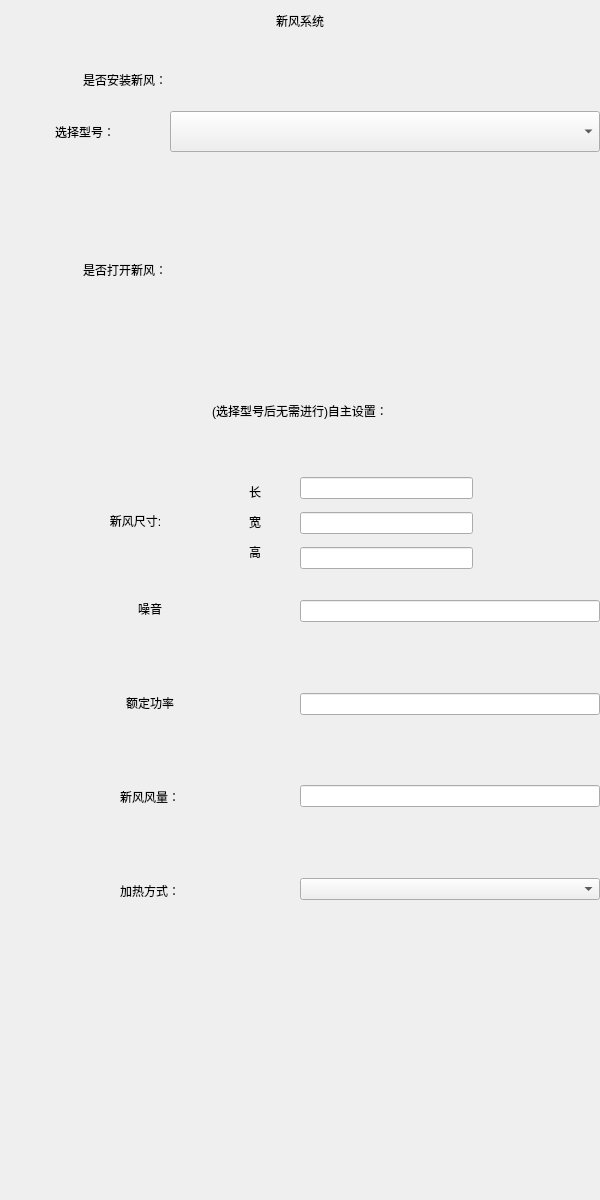
<?xml version="1.0" encoding="UTF-8"?>
<ui version="4.0">
 <class>designnewwind</class>
 <widget class="QWidget" name="designnewwind">
  <property name="geometry">
   <rect>
    <x>0</x>
    <y>0</y>
    <width>600</width>
    <height>1200</height>
   </rect>
  </property>
  <property name="windowTitle">
   <string>Form</string>
  </property>
  <widget class="QWidget" name="widget" native="true">
   <property name="enabled">
    <bool>true</bool>
   </property>
   <property name="geometry">
    <rect>
     <x>0</x>
     <y>0</y>
     <width>600</width>
     <height>1200</height>
    </rect>
   </property>
   <widget class="QWidget" name="sizedesign" native="true">
    <property name="geometry">
     <rect>
      <x>300</x>
      <y>470</y>
      <width>173</width>
      <height>106</height>
     </rect>
    </property>
    <layout class="QVBoxLayout" name="verticalLayout">
     <item>
      <widget class="UnitQLineEdit" name="lineEdit">
       <property name="styleSheet">
        <string notr="true"/>
       </property>
       <property name="text">
        <string notr="true"/>
       </property>
       <property name="alignment">
        <set>Qt::AlignLeading|Qt::AlignLeft|Qt::AlignVCenter</set>
       </property>
       <property name="readOnly">
        <bool>false</bool>
       </property>
      </widget>
     </item>
     <item>
      <widget class="UnitQLineEdit" name="lineEdit_2">
       <property name="styleSheet">
        <string notr="true"/>
       </property>
       <property name="text">
        <string notr="true"/>
       </property>
       <property name="alignment">
        <set>Qt::AlignLeading|Qt::AlignLeft|Qt::AlignVCenter</set>
       </property>
       <property name="readOnly">
        <bool>false</bool>
       </property>
      </widget>
     </item>
     <item>
      <widget class="UnitQLineEdit" name="lineEdit_3">
       <property name="styleSheet">
        <string notr="true"/>
       </property>
       <property name="text">
        <string notr="true"/>
       </property>
       <property name="alignment">
        <set>Qt::AlignLeading|Qt::AlignLeft|Qt::AlignVCenter</set>
       </property>
       <property name="readOnly">
        <bool>false</bool>
       </property>
      </widget>
     </item>
    </layout>
   </widget>
   <widget class="QLabel" name="label_2">
    <property name="geometry">
     <rect>
      <x>240</x>
      <y>480</y>
      <width>30</width>
      <height>24</height>
     </rect>
    </property>
    <property name="styleSheet">
     <string notr="true">font: 18pt &quot;楷体&quot;;</string>
    </property>
    <property name="text">
     <string>长</string>
    </property>
    <property name="alignment">
     <set>Qt::AlignCenter</set>
    </property>
   </widget>
   <widget class="QLabel" name="label_6">
    <property name="geometry">
     <rect>
      <x>240</x>
      <y>510</y>
      <width>30</width>
      <height>24</height>
     </rect>
    </property>
    <property name="styleSheet">
     <string notr="true">font: 18pt &quot;楷体&quot;;</string>
    </property>
    <property name="text">
     <string>宽</string>
    </property>
    <property name="alignment">
     <set>Qt::AlignCenter</set>
    </property>
   </widget>
   <widget class="QLabel" name="label">
    <property name="geometry">
     <rect>
      <x>70</x>
      <y>500</y>
      <width>131</width>
      <height>41</height>
     </rect>
    </property>
    <property name="styleSheet">
     <string notr="true">font: 18pt &quot;楷体&quot;;</string>
    </property>
    <property name="text">
     <string>新风尺寸:</string>
    </property>
    <property name="alignment">
     <set>Qt::AlignCenter</set>
    </property>
   </widget>
   <widget class="QLabel" name="label_10">
    <property name="geometry">
     <rect>
      <x>0</x>
      <y>111</y>
      <width>170</width>
      <height>41</height>
     </rect>
    </property>
    <property name="styleSheet">
     <string notr="true">font: 18pt &quot;楷体&quot;;</string>
    </property>
    <property name="text">
     <string>选择型号：</string>
    </property>
    <property name="alignment">
     <set>Qt::AlignCenter</set>
    </property>
   </widget>
   <widget class="QLabel" name="label_13">
    <property name="geometry">
     <rect>
      <x>0</x>
      <y>390</y>
      <width>600</width>
      <height>41</height>
     </rect>
    </property>
    <property name="styleSheet">
     <string notr="true">font: 18pt &quot;楷体&quot;;</string>
    </property>
    <property name="text">
     <string>(选择型号后无需进行)自主设置：</string>
    </property>
    <property name="alignment">
     <set>Qt::AlignCenter</set>
    </property>
   </widget>
   <widget class="QWidget" name="widget_2" native="true">
    <property name="geometry">
     <rect>
      <x>0</x>
      <y>600</y>
      <width>300</width>
      <height>300</height>
     </rect>
    </property>
    <layout class="QVBoxLayout" name="verticalLayout_2">
     <item>
      <widget class="QLabel" name="label_3">
       <property name="styleSheet">
        <string notr="true">font: 18pt &quot;楷体&quot;;</string>
       </property>
       <property name="text">
        <string>噪音</string>
       </property>
       <property name="alignment">
        <set>Qt::AlignCenter</set>
       </property>
      </widget>
     </item>
     <item>
      <spacer name="verticalSpacer">
       <property name="orientation">
        <enum>Qt::Vertical</enum>
       </property>
       <property name="sizeHint" stdset="0">
        <size>
         <width>20</width>
         <height>40</height>
        </size>
       </property>
      </spacer>
     </item>
     <item>
      <widget class="QLabel" name="label_5">
       <property name="styleSheet">
        <string notr="true">font: 18pt &quot;楷体&quot;;</string>
       </property>
       <property name="text">
        <string>额定功率</string>
       </property>
       <property name="alignment">
        <set>Qt::AlignCenter</set>
       </property>
      </widget>
     </item>
     <item>
      <spacer name="verticalSpacer_3">
       <property name="orientation">
        <enum>Qt::Vertical</enum>
       </property>
       <property name="sizeHint" stdset="0">
        <size>
         <width>20</width>
         <height>40</height>
        </size>
       </property>
      </spacer>
     </item>
     <item>
      <widget class="QLabel" name="label_8">
       <property name="styleSheet">
        <string notr="true">font: 18pt &quot;楷体&quot;;</string>
       </property>
       <property name="text">
        <string>新风风量：</string>
       </property>
       <property name="alignment">
        <set>Qt::AlignCenter</set>
       </property>
      </widget>
     </item>
     <item>
      <spacer name="verticalSpacer_5">
       <property name="orientation">
        <enum>Qt::Vertical</enum>
       </property>
       <property name="sizeHint" stdset="0">
        <size>
         <width>20</width>
         <height>40</height>
        </size>
       </property>
      </spacer>
     </item>
     <item>
      <widget class="QLabel" name="label_12">
       <property name="styleSheet">
        <string notr="true">font: 18pt &quot;楷体&quot;;</string>
       </property>
       <property name="text">
        <string>加热方式：</string>
       </property>
       <property name="alignment">
        <set>Qt::AlignCenter</set>
       </property>
      </widget>
     </item>
    </layout>
   </widget>
   <widget class="QWidget" name="widget_3" native="true">
    <property name="geometry">
     <rect>
      <x>300</x>
      <y>600</y>
      <width>300</width>
      <height>300</height>
     </rect>
    </property>
    <layout class="QVBoxLayout" name="verticalLayout_3">
     <item>
      <widget class="UnitQLineEdit" name="lineEdit_4">
       <property name="styleSheet">
        <string notr="true"/>
       </property>
       <property name="text">
        <string notr="true"/>
       </property>
       <property name="alignment">
        <set>Qt::AlignLeading|Qt::AlignLeft|Qt::AlignVCenter</set>
       </property>
       <property name="readOnly">
        <bool>false</bool>
       </property>
      </widget>
     </item>
     <item>
      <spacer name="verticalSpacer_9">
       <property name="orientation">
        <enum>Qt::Vertical</enum>
       </property>
       <property name="sizeHint" stdset="0">
        <size>
         <width>20</width>
         <height>40</height>
        </size>
       </property>
      </spacer>
     </item>
     <item>
      <widget class="UnitQLineEdit" name="lineEdit_5">
       <property name="styleSheet">
        <string notr="true"/>
       </property>
       <property name="text">
        <string notr="true"/>
       </property>
       <property name="alignment">
        <set>Qt::AlignLeading|Qt::AlignLeft|Qt::AlignVCenter</set>
       </property>
       <property name="readOnly">
        <bool>false</bool>
       </property>
      </widget>
     </item>
     <item>
      <spacer name="verticalSpacer_10">
       <property name="orientation">
        <enum>Qt::Vertical</enum>
       </property>
       <property name="sizeHint" stdset="0">
        <size>
         <width>20</width>
         <height>40</height>
        </size>
       </property>
      </spacer>
     </item>
     <item>
      <widget class="UnitQLineEdit" name="lineEdit_6">
       <property name="styleSheet">
        <string notr="true"/>
       </property>
       <property name="text">
        <string notr="true"/>
       </property>
       <property name="alignment">
        <set>Qt::AlignLeading|Qt::AlignLeft|Qt::AlignVCenter</set>
       </property>
       <property name="readOnly">
        <bool>false</bool>
       </property>
      </widget>
     </item>
     <item>
      <spacer name="verticalSpacer_7">
       <property name="orientation">
        <enum>Qt::Vertical</enum>
       </property>
       <property name="sizeHint" stdset="0">
        <size>
         <width>20</width>
         <height>40</height>
        </size>
       </property>
      </spacer>
     </item>
     <item>
      <widget class="QComboBox" name="comboBox_2">
       <property name="styleSheet">
        <string notr="true">font: 18pt &quot;楷体&quot;;</string>
       </property>
      </widget>
     </item>
    </layout>
   </widget>
   <widget class="QLabel" name="label_14">
    <property name="geometry">
     <rect>
      <x>240</x>
      <y>540</y>
      <width>30</width>
      <height>24</height>
     </rect>
    </property>
    <property name="styleSheet">
     <string notr="true">font: 18pt &quot;楷体&quot;;</string>
    </property>
    <property name="text">
     <string>高</string>
    </property>
    <property name="alignment">
     <set>Qt::AlignCenter</set>
    </property>
   </widget>
   <widget class="QLabel" name="label_15">
    <property name="geometry">
     <rect>
      <x>0</x>
      <y>0</y>
      <width>600</width>
      <height>41</height>
     </rect>
    </property>
    <property name="styleSheet">
     <string notr="true">font: 18pt &quot;楷体&quot;;</string>
    </property>
    <property name="text">
     <string>新风系统</string>
    </property>
    <property name="alignment">
     <set>Qt::AlignCenter</set>
    </property>
   </widget>
   <widget class="QComboBox" name="comboBox">
    <property name="geometry">
     <rect>
      <x>170</x>
      <y>111</y>
      <width>430</width>
      <height>41</height>
     </rect>
    </property>
    <property name="styleSheet">
     <string notr="true">font: 18pt &quot;楷体&quot;;</string>
    </property>
   </widget>
   <widget class="QLabel" name="label_11">
    <property name="geometry">
     <rect>
      <x>0</x>
      <y>50</y>
      <width>250</width>
      <height>60</height>
     </rect>
    </property>
    <property name="styleSheet">
     <string notr="true">font: 18pt &quot;楷体&quot;;</string>
    </property>
    <property name="text">
     <string>是否安装新风：</string>
    </property>
    <property name="alignment">
     <set>Qt::AlignCenter</set>
    </property>
   </widget>
   <widget class="QLabel" name="label_16">
    <property name="geometry">
     <rect>
      <x>0</x>
      <y>240</y>
      <width>250</width>
      <height>60</height>
     </rect>
    </property>
    <property name="styleSheet">
     <string notr="true">font: 18pt &quot;楷体&quot;;</string>
    </property>
    <property name="text">
     <string>是否打开新风：</string>
    </property>
    <property name="alignment">
     <set>Qt::AlignCenter</set>
    </property>
   </widget>
  </widget>
 </widget>
 <customwidgets>
  <customwidget>
   <class>UnitQLineEdit</class>
   <extends>QLineEdit</extends>
   <header location="global">unitqlinedit.h</header>
  </customwidget>
 </customwidgets>
 <resources/>
 <connections/>
</ui>
